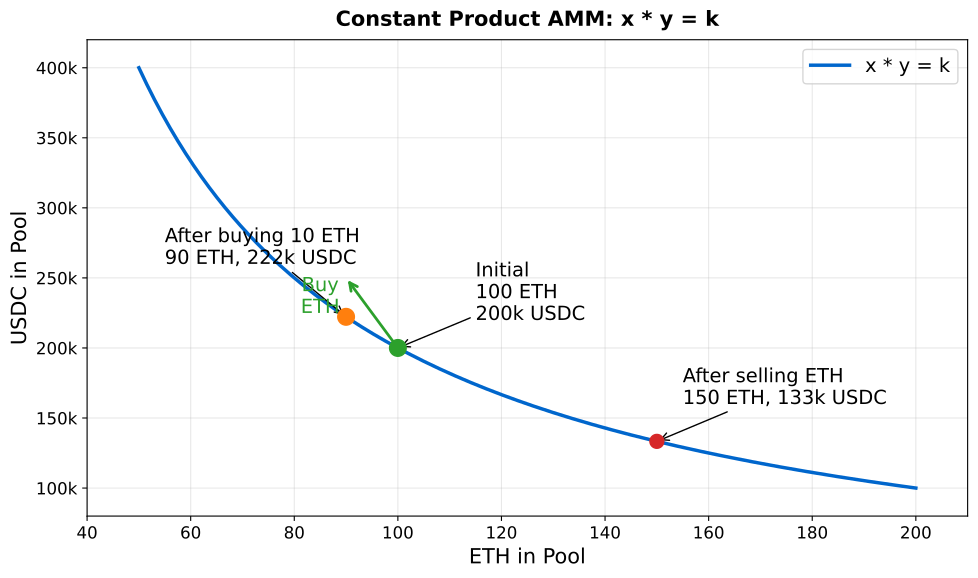

Recreate this plot in Python.
"""
Constant Product AMM Curve (x * y = k)
Shows how price changes along the curve
"""

import matplotlib.pyplot as plt
import numpy as np
from pathlib import Path

CHART_METADATA = {
    'title': 'Constant Product Curve',
    'url': 'https://github.com/Digital-AI-Finance/Blockchain_Crypto/tree/main/Module_E_DeFi_Ecosystem/L34_AMM_Mechanics/charts/01_constant_product'
}

plt.rcParams.update({
    'font.size': 14,
    'axes.labelsize': 14,
    'axes.titlesize': 16,
    'xtick.labelsize': 12,
    'ytick.labelsize': 12,
    'legend.fontsize': 12,
    'figure.figsize': (10, 6),
    'figure.dpi': 150
})

MLPURPLE = '#3333B2'
MLBLUE = '#0066CC'
MLORANGE = '#FF7F0E'
MLGREEN = '#2CA02C'
MLRED = '#D62728'

fig, ax = plt.subplots(figsize=(10, 6))

# Constant product k = 20,000,000 (100 ETH * 200,000 USDC)
k = 20_000_000

# ETH reserves from 50 to 200
x = np.linspace(50, 200, 200)
y = k / x  # USDC reserves

ax.plot(x, y, '-', color=MLBLUE, linewidth=2.5, label='x * y = k')

# Mark initial point
ax.plot(100, 200000, 'o', color=MLGREEN, markersize=12, zorder=5)
ax.annotate('Initial\n100 ETH\n200k USDC', xy=(100, 200000), xytext=(115, 220000),
            fontsize=14, ha='left',
            arrowprops=dict(arrowstyle='->', color='black', lw=1))

# Mark after buying 10 ETH
ax.plot(90, k/90, 'o', color=MLORANGE, markersize=12, zorder=5)
ax.annotate('After buying 10 ETH\n90 ETH, 222k USDC', xy=(90, k/90), xytext=(55, 260000),
            fontsize=14, ha='left',
            arrowprops=dict(arrowstyle='->', color='black', lw=1))

# Mark extreme point
ax.plot(150, k/150, 'o', color=MLRED, markersize=10, zorder=5)
ax.annotate('After selling ETH\n150 ETH, 133k USDC', xy=(150, k/150), xytext=(155, 160000),
            fontsize=14, ha='left',
            arrowprops=dict(arrowstyle='->', color='black', lw=1))

# Add arrow showing trade direction
ax.annotate('', xy=(90, 250000), xytext=(100, 200000),
            arrowprops=dict(arrowstyle='->', color=MLGREEN, lw=2))
ax.text(85, 225000, 'Buy\nETH', fontsize=14, ha='center', color=MLGREEN)

ax.set_xlabel('ETH in Pool', fontsize=15)
ax.set_ylabel('USDC in Pool', fontsize=15)
ax.set_xlim(40, 210)
ax.set_ylim(80000, 420000)

# Format y-axis with K
ax.yaxis.set_major_formatter(plt.FuncFormatter(lambda x, p: f'{x/1000:.0f}k'))

ax.grid(True, alpha=0.3)
ax.legend(loc='upper right', fontsize=14)

ax.set_title('Constant Product AMM: x * y = k', fontweight='bold', fontsize=15, pad=10)
plt.tight_layout()

output_path = Path(__file__).parent / 'chart.pdf'
plt.savefig(output_path, bbox_inches='tight', dpi=300)
print(f"Chart saved to: {output_path.absolute()}")
plt.close()
